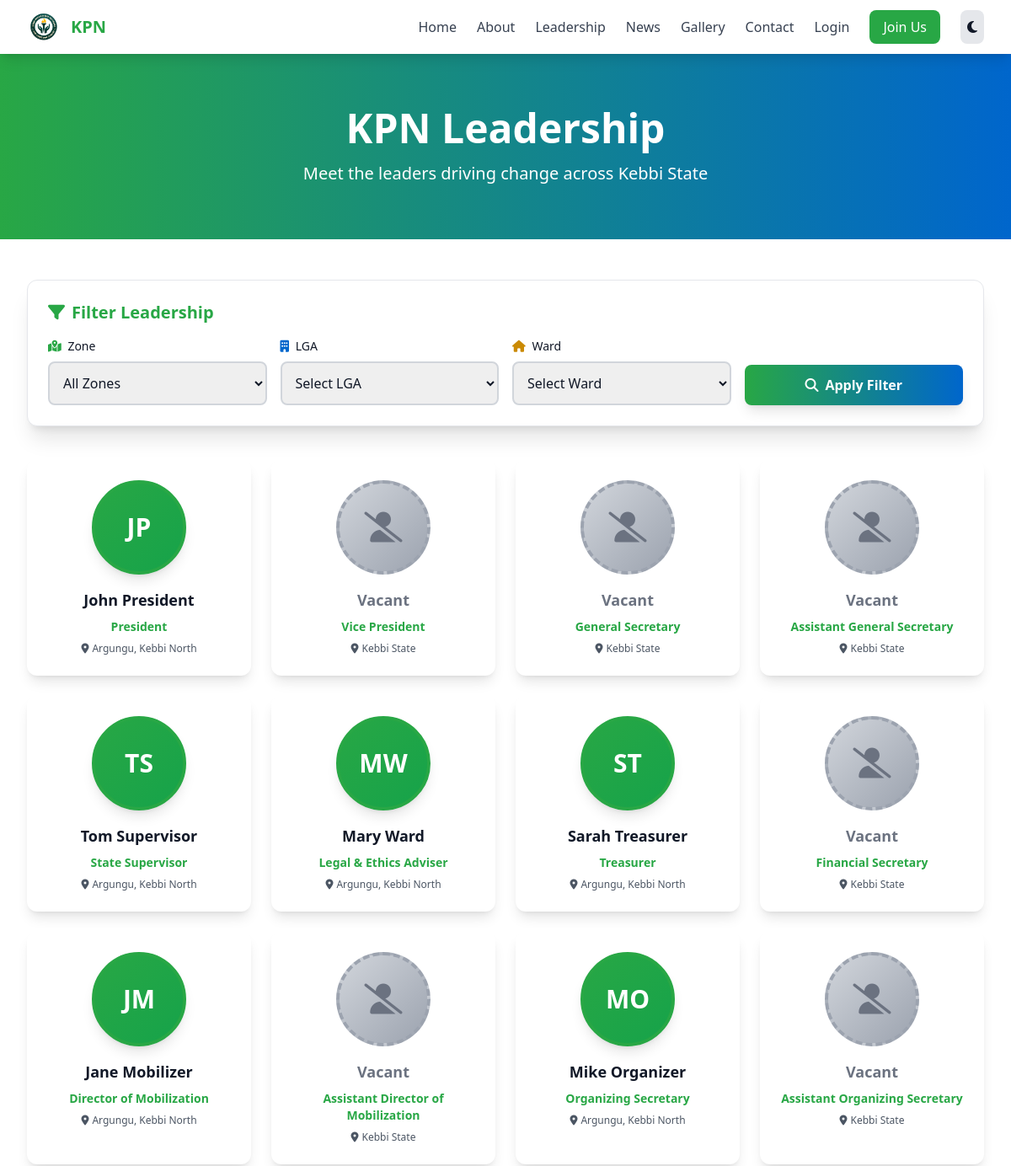
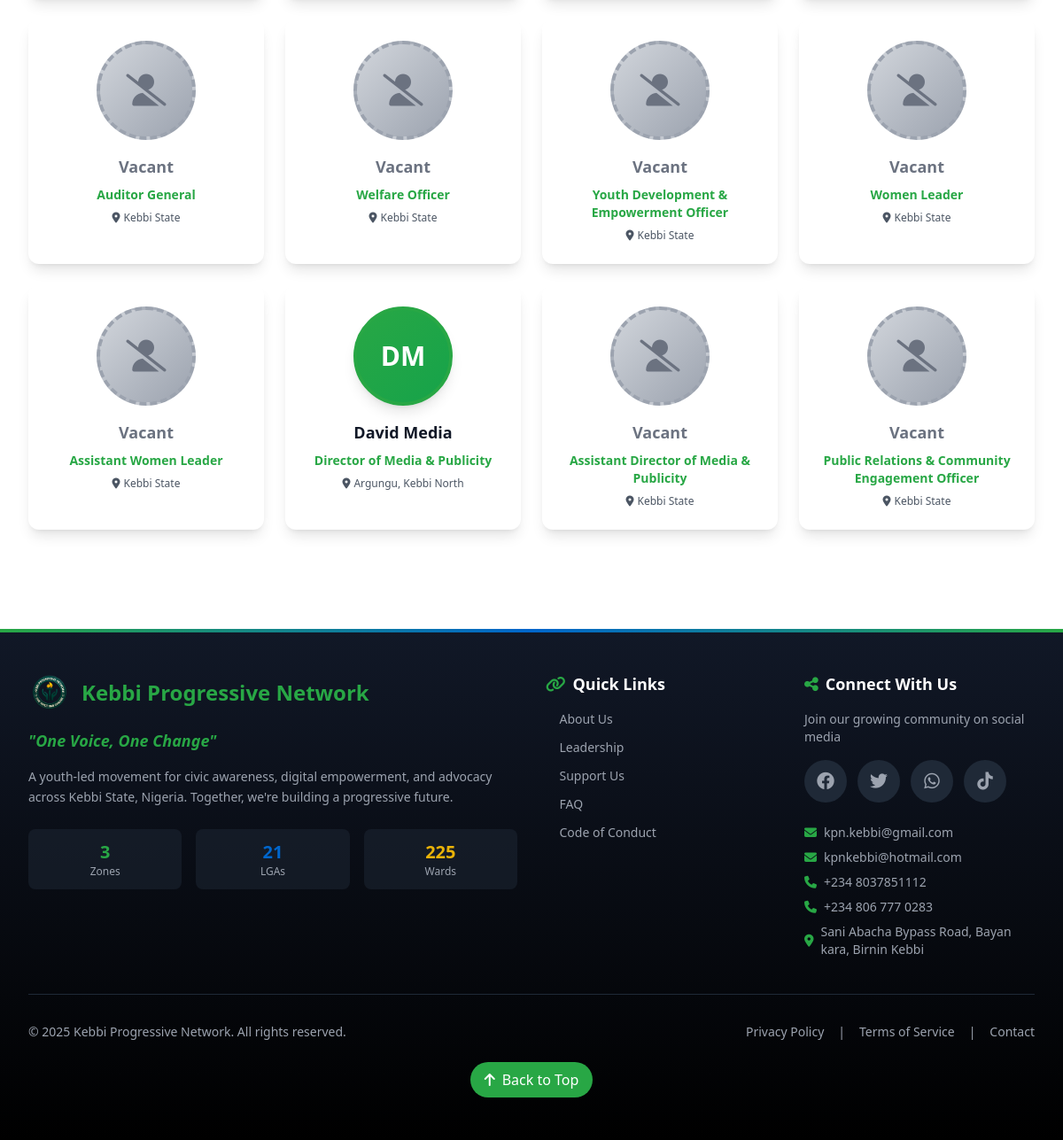
The page /leadership/ on the database its author committed (2 pictures, top to bottom).
### leadership/models.py (models this page shows, shortened)
class RoleDefinition(models.Model):
    TIER_CHOICES = [
        ('STATE', 'State Executive'),
        ('ZONAL', 'Zonal Coordinator'),
        ('LGA', 'LGA Coordinator'),
        ('WARD', 'Ward Leader'),
    ]
    title = models.CharField(max_length=200)
    tier = models.CharField(max_length=10, choices=TIER_CHOICES)
    description = models.TextField(blank=True)
    seat_number = models.PositiveIntegerField(help_text="Position number within tier (e.g., 1 for President)")
    class Meta:
        ordering = ['tier', 'seat_number']
        unique_together = ['tier', 'title']

class LGA(models.Model):
    name = models.CharField(max_length=100)
    zone = models.ForeignKey(Zone, on_delete=models.CASCADE, related_name='lgas')
    created_at = models.DateTimeField(auto_now_add=True)
    class Meta:
        ordering = ['name']
        verbose_name = 'LGA'
        verbose_name_plural = 'LGAs'

class Zone(models.Model):
    name = models.CharField(max_length=100, unique=True)
    created_at = models.DateTimeField(auto_now_add=True)
    class Meta:
        ordering = ['name']

### staff/models.py (models this page shows, shortened)
class User(AbstractUser):
    ROLE_CHOICES = [
        ('GENERAL', 'General Member'),
        ('STATE', 'State Executive'),
        ('ZONAL', 'Zonal Coordinator'),
        ('LGA', 'LGA Coordinator'),
        ('WARD', 'Ward Leader'),
    ]
    STATUS_CHOICES = [
        ('PENDING', 'Pending Approval'),
        ('APPROVED', 'Approved'),
        ('SUSPENDED', 'Suspended'),
        ('DISMISSED', 'Dismissed'),
    ]
    GENDER_CHOICES = [
        ('M', 'Male'),
        ('F', 'Female'),
    ]
    phone = models.CharField(max_length=20)
    bio = models.TextField(blank=True)
    photo = models.ImageField(upload_to='profile_photos/', blank=True, null=True)
    gender = models.CharField(max_length=1, choices=GENDER_CHOICES, blank=True)
    facebook_url = models.URLField(max_length=200, blank=True, help_text="Your Facebook profile URL")
    twitter_url = models.URLField(max_length=200, blank=True, help_text="Your Twitter/X profile URL")
    instagram_url = models.URLField(max_length=200, blank=True, help_text="Your Instagram profile URL")
    tiktok_url = models.URLField(max_length=200, blank=True, help_text="Your TikTok profile URL")
    role = models.CharField(max_length=10, choices=ROLE_CHOICES, default='GENERAL')
    status = models.CharField(max_length=10, choices=STATUS_CHOICES, default='PENDING')
    zone = models.ForeignKey(Zone, on_delete=models.SET_NULL, null=True, blank=True, related_name='members')
    lga = models.ForeignKey(LGA, on_delete=models.SET_NULL, null=True, blank=True, related_name='members')
    ward = models.ForeignKey(Ward, on_delete=models.SET_NULL, null=True, blank=True, related_name='members')
    role_definition = models.ForeignKey(RoleDefinition, on_delete=models.SET_NULL, null=True, blank=True, related_name='holders')
    facebook_verified = models.BooleanField(default=False)
    date_approved = models.DateTimeField(null=True, blank=True)
    approved_by = models.ForeignKey('self', on_delete=models.SET_NULL, null=True, blank=True, related_name='approved_members')
    created_at = models.DateTimeField(auto_now_add=True)
    updated_at = models.DateTimeField(auto_now=True)
    class Meta:
        ordering = ['-created_at']
        indexes = [
            models.Index(fields=['status', 'role'], name='user_status_role_idx'),
            models.Index(fields=['status', 'zone'], name='user_status_zone_idx'),
            models.Index(fields=['status', 'lga'], name='user_status_lga_idx'),
            models.Index(fields=['status', 'ward'], name='user_status_ward_idx'),
        ]
    def get_full_name(self):
        return f"{self.first_name} {self.last_name}".strip() or self.username

### core/views.py (the view, shortened to what this page needs)
# urls.py: path('leadership/', views.leadership, name='leadership'),
def leadership(request):
    zone_filter = request.GET.get('zone')
    lga_filter = request.GET.get('lga')
    ward_filter = request.GET.get('ward')
    from leadership.models import RoleDefinition
    leadership_positions = []
    if not zone_filter and not lga_filter and not ward_filter:
        state_roles = RoleDefinition.objects.filter(tier='STATE').order_by('seat_number')
        for role in state_roles:
            holder = User.objects.filter(
                role_definition=role,
                status='APPROVED',
                is_superuser=False
            ).first()
            leadership_positions.append({
                'role': role,
                'holder': holder,
                'vacant': holder is None
            })
    zones = Zone.objects.all()
    lgas = LGA.objects.select_related('zone').all()
    wards = Ward.objects.select_related('lga').all()
    context = {
        'leadership_positions': leadership_positions,
        'zones': zones,
        'lgas': lgas,
        'wards': wards,
        'selected_zone': zone_filter,
        'selected_lga': lga_filter,
        'selected_ward': ward_filter,
    }
    return render(request, 'core/leadership.html', context)

### core/templates/core/leadership.html (shortened to what this page needs)
{% extends 'base.html' %}
{% block content %}
<section class="bg-gradient-to-r from-kpn-green to-kpn-blue text-white py-16">
    <div class="max-w-7xl mx-auto px-4 sm:px-6 lg:px-8 text-center">
        <h1 class="text-4xl md:text-5xl font-bold mb-4 animate-pulse">KPN Leadership</h1>
        <p class="text-xl">Meet the leaders driving change across Kebbi State</p>
    </div>
</section>
<div class="max-w-7xl mx-auto px-4 sm:px-6 lg:px-8 py-12">
    <div class="filter-card bg-white dark:bg-gray-800 rounded-xl shadow-xl p-6 mb-10 border border-gray-200 dark:border-gray-700">
        <h2 class="text-xl font-bold mb-4 text-kpn-green flex items-center">
            <i class="fas fa-filter mr-2"></i>
            Filter Leadership
        </h2>
        <form method="GET" class="grid grid-cols-1 md:grid-cols-4 gap-4" id="leadershipFilterForm">
            <div>
                <label class="block text-sm font-medium mb-2">
                    <i class="fas fa-map-marked-alt text-kpn-green mr-1"></i>
                    Zone
                </label>
                <select name="zone" id="zoneSelect" class="w-full p-3 border-2 border-gray-300 dark:border-gray-600 rounded-lg dark:bg-gray-700 focus:border-kpn-green focus:ring-2 focus:ring-kpn-green transition">
                    <option value="">All Zones</option>
                </select>
            </div>
            <div>
                <label class="block text-sm font-medium mb-2">
                    <i class="fas fa-building text-kpn-blue mr-1"></i>
                    LGA
                </label>
                <select name="lga" id="lgaSelect" class="w-full p-3 border-2 border-gray-300 dark:border-gray-600 rounded-lg dark:bg-gray-700 focus:border-kpn-blue focus:ring-2 focus:ring-kpn-blue transition">
                    <option value="">Select LGA</option>
                </select>
            </div>
            <div>
                <label class="block text-sm font-medium mb-2">
                    <i class="fas fa-home text-yellow-600 mr-1"></i>
                    Ward
                </label>
                <select name="ward" id="wardSelect" class="w-full p-3 border-2 border-gray-300 dark:border-gray-600 rounded-lg dark:bg-gray-700 focus:border-yellow-500 focus:ring-2 focus:ring-yellow-500 transition">
                    <option value="">Select Ward</option>
                </select>
            </div>
            <div class="flex items-end">
                <button type="submit" class="w-full bg-gradient-to-r from-kpn-green to-kpn-blue text-white px-6 py-3 rounded-lg font-semibold hover:from-green-600 hover:to-blue-600 transform hover:scale-105 transition-all duration-300 shadow-lg">
                    <i class="fas fa-search mr-2"></i>Apply Filter
                </button>
            </div>
        </form>
    </div>
    <div class="grid grid-cols-2 md:grid-cols-3 lg:grid-cols-4 xl:grid-cols-5 gap-6">
        {% for position in leadership_positions %}
        <div class="leader-card bg-white dark:bg-gray-800 rounded-xl shadow-lg p-6 text-center hover:shadow-2xl {% if not position.vacant %}cursor-pointer{% endif %}">
            {% if position.vacant %}
                <div class="leader-avatar w-28 h-28 rounded-full bg-gradient-to-br from-gray-300 to-gray-400 dark:from-gray-600 dark:to-gray-700 mx-auto mb-4 flex items-center justify-center border-4 border-dashed border-gray-400">
                    <i class="fas fa-user-slash text-4xl text-gray-500 dark:text-gray-400"></i>
                </div>
                <h3 class="text-lg font-bold mb-2 text-gray-500 dark:text-gray-400">Vacant</h3>
                <p class="text-sm text-kpn-green font-semibold mb-2">{{ position.role.title }}</p>
                {% if position.zone %}
                <p class="text-xs text-gray-600 dark:text-gray-400 flex items-center justify-center">
                    <i class="fas fa-map-marker-alt mr-1"></i>{{ position.zone.name }}
                </p>
                {% elif position.lga %}
                <p class="text-xs text-gray-600 dark:text-gray-400 flex items-center justify-center">
                    <i class="fas fa-map-marker-alt mr-1"></i>{{ position.lga.name }}
                </p>
                {% elif position.ward %}
                <p class="text-xs text-gray-600 dark:text-gray-400 flex items-center justify-center">
                    <i class="fas fa-map-marker-alt mr-1"></i>{{ position.ward.name }}
                </p>
                {% else %}
                <p class="text-xs text-gray-600 dark:text-gray-400 flex items-center justify-center">
                    <i class="fas fa-map-marker-alt mr-1"></i>Kebbi State
                </p>
                {% endif %}
            {% else %}
                <a href="{% url 'core:view_profile' position.holder.id %}" class="block">
                    {% if position.holder.photo %}
                    <img src="{{ position.holder.photo.url }}" alt="{{ position.holder.get_full_name }}" class="leader-avatar w-28 h-28 rounded-full mx-auto mb-4 object-cover border-4 border-kpn-green shadow-lg">
                    {% else %}
                    <div class="leader-avatar w-28 h-28 rounded-full bg-gradient-to-br from-kpn-green to-green-600 mx-auto mb-4 flex items-center justify-center shadow-lg border-4 border-kpn-green">
                        <span class="text-white text-3xl font-bold">{{ position.holder.first_name.0 }}{{ position.holder.last_name.0 }}</span>
                    </div>
                    {% endif %}
                    <h3 class="text-lg font-bold mb-2 text-gray-900 dark:text-white">{{ position.holder.get_full_name }}</h3>
                    <p class="text-sm text-kpn-green font-semibold mb-2">{{ position.role.title }}</p>
                {% if position.holder.ward %}
                <p class="text-xs text-gray-600 dark:text-gray-400 flex items-center justify-center">
                    <i class="fas fa-map-marker-alt mr-1"></i>{{ position.holder.ward.name }}, {{ position.holder.lga.name }}, {{ position.holder.zone.name }}
                </p>
                {% elif position.holder.lga %}
                <p class="text-xs text-gray-600 dark:text-gray-400 flex items-center justify-center">
                    <i class="fas fa-map-marker-alt mr-1"></i>{{ position.holder.lga.name }}, {{ position.holder.zone.name }}
                </p>
                {% elif position.holder.zone %}
                <p class="text-xs text-gray-600 dark:text-gray-400 flex items-center justify-center">
                    <i class="fas fa-map-marker-alt mr-1"></i>{{ position.holder.zone.name }}
                </p>
                {% else %}
                <p class="text-xs text-gray-600 dark:text-gray-400 flex items-center justify-center">
                    <i class="fas fa-map-marker-alt mr-1"></i>Kebbi State
                </p>
                {% endif %}
                </a>
            {% endif %}
        </div>
        {% empty %}
        <div class="col-span-full text-center py-16">
            <i class="fas fa-users text-6xl text-gray-400 mb-4"></i>
            <p class="text-gray-600 dark:text-gray-400 text-lg">No leadership positions found. Please try different filters.</p>
        </div>
        {% endfor %}
    </div>
</div>
{% endblock %}

### rows shown on the page
RoleDefinition: holder.first_name.0 "J", holder.last_name.0 "P", holder.get_full_name "John President", role "President", holder.lga.name "Argungu", holder.zone.name "Kebbi North"
RoleDefinition: role "Vice President", shows "Kebbi State"
RoleDefinition: role "General Secretary", shows "Kebbi State"
RoleDefinition: role "Assistant General Secretary", shows "Kebbi State"
RoleDefinition: holder.first_name.0 "T", holder.last_name.0 "S", holder.get_full_name "Tom Supervisor", role "State Supervisor", holder.lga.name "Argungu", holder.zone.name "Kebbi North"
RoleDefinition: holder.first_name.0 "M", holder.last_name.0 "W", holder.get_full_name "Mary Ward", role "Legal & Ethics Adviser", holder.lga.name "Argungu", holder.zone.name "Kebbi North"
RoleDefinition: holder.first_name.0 "S", holder.last_name.0 "T", holder.get_full_name "Sarah Treasurer", role "Treasurer", holder.lga.name "Argungu", holder.zone.name "Kebbi North"
RoleDefinition: role "Financial Secretary", shows "Kebbi State"
RoleDefinition: holder.first_name.0 "J", holder.last_name.0 "M", holder.get_full_name "Jane Mobilizer", role "Director of Mobilization", holder.lga.name "Argungu", holder.zone.name "Kebbi North"
RoleDefinition: role "Assistant Director of Mobilization", shows "Kebbi State"
RoleDefinition: holder.first_name.0 "M", holder.last_name.0 "O", holder.get_full_name "Mike Organizer", role "Organizing Secretary", holder.lga.name "Argungu", holder.zone.name "Kebbi North"
RoleDefinition: role "Assistant Organizing Secretary", shows "Kebbi State"
RoleDefinition: role "Auditor General", shows "Kebbi State"
RoleDefinition: role "Welfare Officer", shows "Kebbi State"
RoleDefinition: role "Youth Development & Empowerment Officer", shows "Kebbi State"
RoleDefinition: role "Women Leader", shows "Kebbi State"
RoleDefinition: role "Assistant Women Leader", shows "Kebbi State"
RoleDefinition: holder.first_name.0 "D", holder.last_name.0 "M", holder.get_full_name "David Media", role "Director of Media & Publicity", holder.lga.name "Argungu", holder.zone.name "Kebbi North"
RoleDefinition: role "Assistant Director of Media & Publicity", shows "Kebbi State"
RoleDefinition: role "Public Relations & Community Engagement Officer", shows "Kebbi State"
